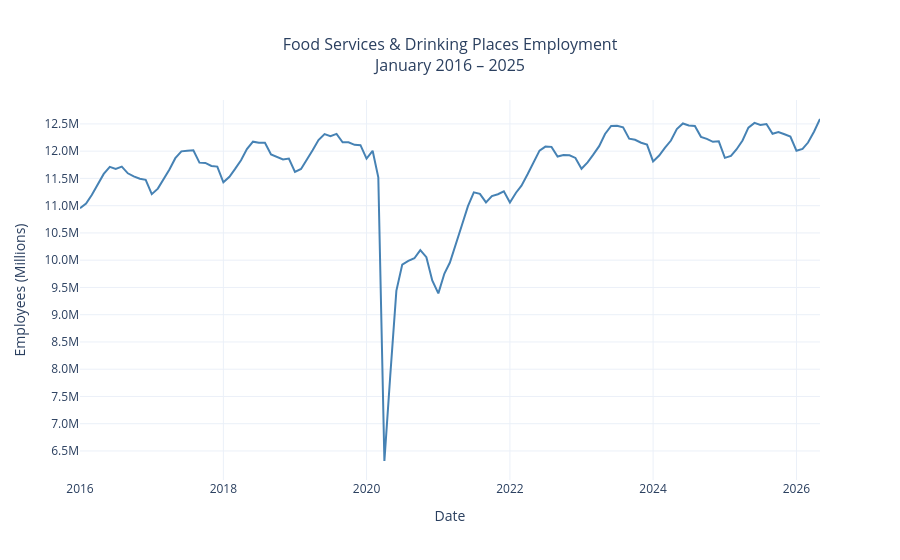

Write notebook code for a chart like this one.
### Code cell
# =============================================================================
# Section 2: Full Series
# =============================================================================

fig = go.Figure()

fig.add_trace(go.Scatter(
    x=df.index, y=df['employed'],
    mode='lines',
    name='Employed',
    line=dict(color='steelblue', width=2)
))

fig.update_layout(
    title=dict(text='Food Services & Drinking Places Employment<br>January 2016 – 2025',
               x=0.5, font=dict(size=16)),
    xaxis_title='Date',
    yaxis_title='Employees (Millions)',
    yaxis=dict(tickformat='.1fM', tickvals=list(range(6_500_000, 13_000_000, 500_000)),
               ticktext=[f'{v/1_000_000:.1f}M' for v in range(6_500_000, 13_000_000, 500_000)]),
    hovermode='x unified',
    template='plotly_white'
)

fig.show()
